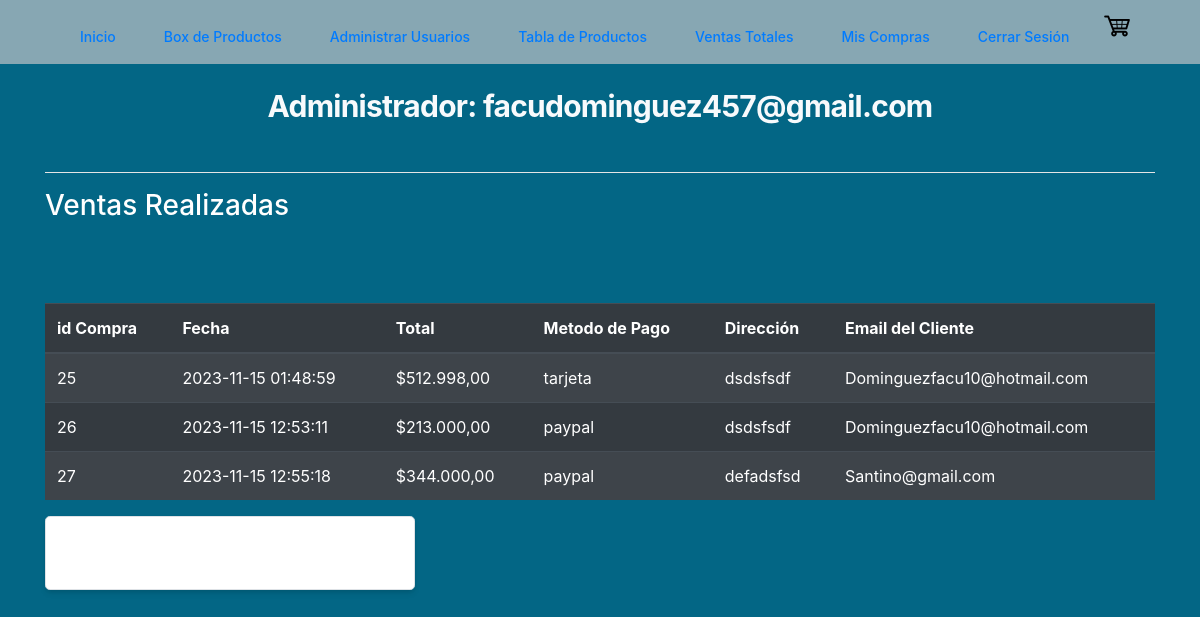
Page /index.php?modulo=Todas_Las_Ventas (signed in) on the earlier database version.
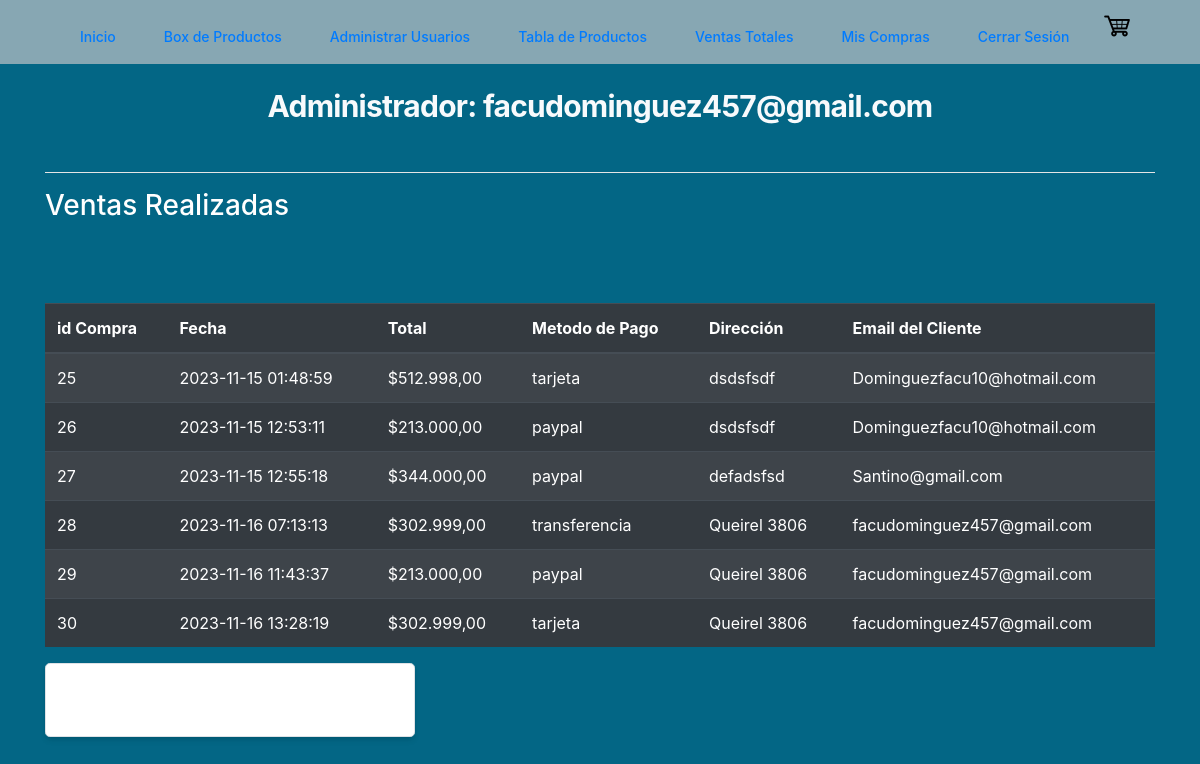
Same page on the later database version.
### tables this page shows
CREATE TABLE `ventas` (
  `id` int(11) NOT NULL,
  `idCliente` int(11) NOT NULL,
  `fecha` datetime NOT NULL DEFAULT current_timestamp(),
  `total` int(11) NOT NULL,
  `metodo_pago` varchar(250) NOT NULL,
  `direccion_envio` varchar(250) NOT NULL
);

CREATE TABLE `clientes` (
  `id` int(11) NOT NULL,
  `email` varchar(50) NOT NULL,
  `clave` varchar(50) NOT NULL,
  `nombre` varchar(50) NOT NULL,
  `rol` int(11) NOT NULL,
  `apellido` varchar(50) NOT NULL,
  `direccion` varchar(50) NOT NULL,
  `telefono` int(11) NOT NULL
);

### src/modulos/Todas_Las_Ventas.php (the view, shortened to what this page needs)
<!DOCTYPE html>
<html lang="en">
<head>
    <link rel="stylesheet" href="https://cdn.jsdelivr.net/npm/bootstrap@4.4.1/dist/css/bootstrap.min.css">
</head>
<div class="bg-[--color-primary]">
    <div class="container is-fluid">
        <div class="col-xs-12">
            <h1 class="text-3xl mt-6 font-bold tracking-tight flex justify-center text-[#f8fafc]">
                Administrador: <?php echo $_SESSION['nombre_usuario']; ?>
            </h1>
            <br />
            <hr class="bg-white">
            <h3 class="text-white">Ventas Realizadas</h3>
            <br>
            <br>
            <br>
            <table class="table table-striped table-dark " id="table_id">
                <thead>
                    <tr>
                        <th>id Compra</th>
                        <th>Fecha</th>
                        <th>Total</th>
                        <th>Metodo de Pago</th>
                        <th>Dirección</th>
                        <th>Email del Cliente</th>
                    </tr>
                </thead>
                <tbody>
                    <?php
                    $id_usuario = $_SESSION['rol'];
                    $SQL = "CALL MostrarVentasConConteo($id_usuario)";
                    $dato = mysqli_query($con, $SQL);
                    if (mysqli_error($con)) {
                        echo "Hola";
                    } else {
                        if ($dato->num_rows > 0) {
                            while ($fila = mysqli_fetch_assoc($dato)) {
                    ?>
                                <tr>
                                    <td><?php echo $fila['id']; ?></td>
                                    <td><?php echo $fila['fecha']; ?></td>
                                    <td>$<?php echo number_format($fila['total'], 2, ',', '.'); ?></td>
                                    <td><?php echo $fila['metodo_pago']; ?></td>
                                    <td><?php echo $fila['direccion_envio']; ?></td>
                                    <td><?php echo $fila['email_cliente']; ?></td>
                                </tr>
                            <?php
                            }
                        } else {
                            ?>
                            <tr class="text-center">
                                <td colspan="16">No existen Ventas</td>
                            </tr>
                    <?php
                        }
                    }
                    ?>
            </table>
        </div>
        <div class="mt-6 h-full rounded-lg border bg-white p-6 shadow-md md:mt-0 md:w-1/3">
            <div class="mb-2 flex justify-between">
            </div>
        </div>
    </div>
</div>
</html>

Differences in the rows shown:
added ventas: id "28", fecha "2023-11-16 07:13:13", total "302.999,00", metodo_pago "transferencia", direccion_envio "Queirel 3806", idCliente.email "facudominguez457@gmail.com"
added ventas: id "29", fecha "2023-11-16 11:43:37", total "213.000,00", metodo_pago "paypal", direccion_envio "Queirel 3806", idCliente.email "facudominguez457@gmail.com"
added ventas: id "30", fecha "2023-11-16 13:28:19", total "302.999,00", metodo_pago "tarjeta", direccion_envio "Queirel 3806", idCliente.email "facudominguez457@gmail.com"
